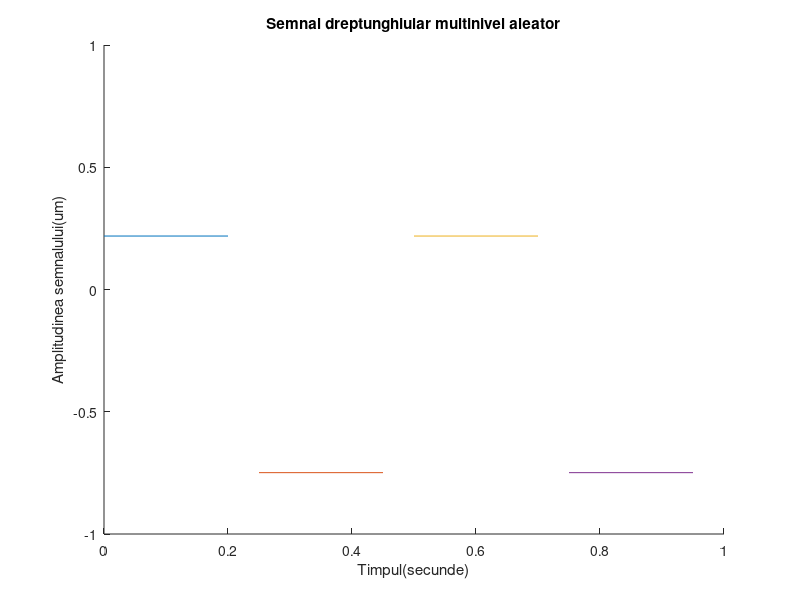

This chart was generated by the following MATLAB code:
hold on;
%utilizam hold on pentru a afisa simultan mai multe semnale pe acelasi grafic
%200ms
%folosim rand pentru a genera un numar aleator
r1=rand(1);
r2=rand(1);
t1=0:0.2:0.25;
t2=0.25:.2:0.5;
%Stabilesc nivelurile
x1=r1*square(8*pi*t1,100);
x2=-r2*square(8*pi*t2,100);
%->Folosim functia axis pentru a delimita spectrele de valori ale graficului generat de plot pentru a se incadra corespunzator in parametri
axis([0 1 -1 1]);
%->Vom folosi functia plot pentru a genera un grafic cu parametrii t1 si x1 si un grafic cu t2 si x2
plot(t1,x1);
plot(t2,x2);
t3=0.5:0.2:0.75;
t4=0.75:0.2:1;
%Stabilesc nivelurile
x3=r1*square(8*pi*t3,100);
x4=-r2*square(8*pi*t4,100);
%->Vom folosi functia plot pentru a genera un grafic cu parametrii t3 si x3 si un grafic cu t4 si x4
plot(t3,x3);
plot(t4,x4);
%Am denumit axa Ox
xlabel('Timpul(secunde)')
%Am denumit axa Oy
ylabel('Amplitudinea semnalului(um)')
title('Semnal dreptunghiular multinivel aleator')
